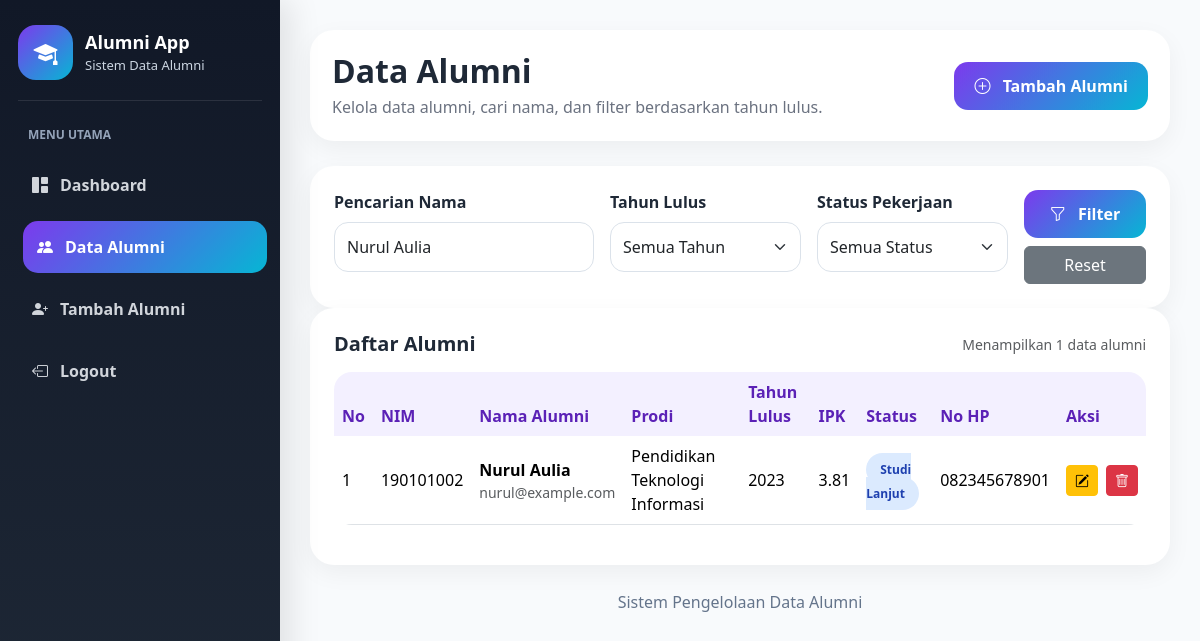
Page /alumni.php?nama=Nurul Aulia on the committed database.
### tables this page shows
CREATE TABLE `alumni` (
  `id_alumni` int(11) NOT NULL,
  `nim` varchar(30) NOT NULL,
  `nama_lengkap` varchar(120) NOT NULL,
  `jenis_kelamin` enum('Laki-laki','Perempuan') NOT NULL,
  `tempat_lahir` varchar(80) DEFAULT NULL,
  `tanggal_lahir` date DEFAULT NULL,
  `program_studi` varchar(100) NOT NULL,
  `fakultas` varchar(100) DEFAULT NULL,
  `tahun_masuk` year(4) DEFAULT NULL,
  `tahun_lulus` year(4) NOT NULL,
  `ipk` decimal(3,2) DEFAULT NULL,
  `email` varchar(100) DEFAULT NULL,
  `no_hp` varchar(20) DEFAULT NULL,
  `alamat` text DEFAULT NULL,
  `status_pekerjaan` enum('Bekerja','Wirausaha','Studi Lanjut','Belum Bekerja') DEFAULT 'Belum Bekerja',
  `created_at` timestamp NOT NULL DEFAULT current_timestamp(),
  `updated_at` timestamp NOT NULL DEFAULT current_timestamp() ON UPDATE current_timestamp()
);

### alumni.php (the view, shortened to what this page needs)
<?php
$conn = mysqli_connect(
    "localhost",
    "root",
    "",
    "db_alumni"
);
$nama = $_GET['nama'] ?? '';
$nama = mysqli_real_escape_string($conn, $nama);
$sql = "SELECT * FROM alumni WHERE 1=1";
if (!empty($nama)) {
    $sql .= " AND nama_lengkap LIKE '%$nama%'";
}
$sql .= " ORDER BY id_alumni DESC";
$query = mysqli_query($conn, $sql);
$total_data = mysqli_num_rows($query);
?>
<!DOCTYPE html>
<html lang="id">
<head>
    <link href="https://cdn.jsdelivr.net/npm/bootstrap@5.3.3/dist/css/bootstrap.min.css" rel="stylesheet">
    <link href="https://cdn.jsdelivr.net/npm/bootstrap-icons@1.11.3/font/bootstrap-icons.css" rel="stylesheet">
    <link href="assets/css/style.css" rel="stylesheet">
</head>
<body>
<div class="app-wrapper">
    <aside class="sidebar">
        <div class="brand-box">
            <div class="brand-icon">
                <i class="bi bi-mortarboard-fill"></i>
            </div>
            <div>
                <p class="brand-title">Alumni App</p>
                <p class="brand-subtitle">Sistem Data Alumni</p>
            </div>
        </div>
        <p class="menu-label">Menu Utama</p>
        <ul class="sidebar-menu">
            <li>
                <a href="dashboard.php">
                    <i class="bi bi-grid-1x2-fill"></i>
                    Dashboard
                </a>
            </li>
            <li>
                <a href="alumni.php" class="active">
                    <i class="bi bi-people-fill"></i>
                    Data Alumni
                </a>
            </li>
            <li>
                <a href="tambah-alumni.php">
                    <i class="bi bi-person-plus-fill"></i>
                    Tambah Alumni
                </a>
            </li>
            <li>
                <a href="index.php">
                    <i class="bi bi-box-arrow-left"></i>
                    Logout
                </a>
            </li>
        </ul>
    </aside>
    <main class="main-content">
        <div class="topbar">
            <div>
                <h1 class="page-title">Data Alumni</h1>
                <p class="page-subtitle">
                    Kelola data alumni, cari nama, dan filter berdasarkan tahun lulus.
                </p>
            </div>
            <a href="tambah-alumni.php" class="btn btn-main">
                <i class="bi bi-plus-circle me-2"></i>
                Tambah Alumni
            </a>
        </div>
        <section class="filter-box">
            <form method="GET">
                <div class="row g-3">
                    <div class="col-lg-4">
                        <label class="form-label">Pencarian Nama</label>
                        <input
                            type="text"
                            name="nama"
                            class="form-control"
                            placeholder="Cari nama alumni"
                            value="<?= htmlspecialchars($nama); ?>"
                        >
                    </div>
                     <div class="col-lg-3">
                        <label class="form-label">Tahun Lulus</label>
                        <select name="tahun_lulus" class="form-select">
                            <option value="">Semua Tahun</option>
                        </select>
                    </div>
                    <div class="col-lg-3">
                        <label class="form-label">
                            Status Pekerjaan
                        </label>
                        <select name="status" class="form-select">
                            <option value="">Semua Status</option>
                        </select>
                    </div>
                    <div class="col-lg-2 d-flex align-items-end">
                        <div class="w-100">
                            <button type="submit" class="btn btn-main w-100 mb-2">
                                <i class="bi bi-funnel me-2"></i>
                                Filter
                            </button>
                            <a href="alumni.php" class="btn btn-secondary w-100">
                                Reset
                            </a>
                        </div>
                    </div>
                </div>
            </form>
        </section>
        <section class="content-card">
            <div class="d-flex justify-content-between align-items-center mb-3 flex-wrap gap-2">
                <h2 class="card-heading mb-0">
                    Daftar Alumni
                </h2>
                <span class="text-muted small">
                    Menampilkan <?= $total_data ?> data alumni
                </span>
            </div>
            <div class="table-responsive">
                <table class="table table-hover align-middle">
                    <thead>
                        <tr>
                            <th>No</th>
                            <th>NIM</th>
                            <th>Nama Alumni</th>
                            <th>Prodi</th>
                            <th>Tahun Lulus</th>
                            <th>IPK</th>
                            <th>Status</th>
                            <th>No HP</th>
                            <th>Aksi</th>
                        </tr>
                    </thead>
                    <tbody>
                    <?php
                    $no = 1;
                    if(mysqli_num_rows($query) > 0):
                    while($data = mysqli_fetch_assoc($query)):
                    ?>
                    <tr>
                        <td><?= $no++; ?></td>
                        <td><?= htmlspecialchars($data['nim']); ?></td>
                        <td>
                            <strong>
                                <?= htmlspecialchars($data['nama_lengkap']); ?>
                            </strong>
                            <div class="text-muted small">
                                <?= htmlspecialchars($data['email']); ?>
                            </div>
                        </td>
                        <td><?= htmlspecialchars($data['program_studi']); ?></td>
                        <td><?= htmlspecialchars($data['tahun_lulus']); ?></td>
                        <td><?= htmlspecialchars($data['ipk']); ?></td>
                        <td>
                            <?php
                            if($data['status_pekerjaan']=="Bekerja"){
                                echo '<span class="badge-status badge-bekerja">Bekerja</span>';
                            }
                            elseif($data['status_pekerjaan']=="Wirausaha"){
                                echo '<span class="badge-status badge-wirausaha">Wirausaha</span>';
                            }
                            elseif($data['status_pekerjaan']=="Studi Lanjut"){
                                echo '<span class="badge-status badge-studi">Studi Lanjut</span>';
                            }
                            else{
                                echo '<span class="badge-status badge-belum">Belum Bekerja</span>';
                            }
                            ?>
                        </td>
                        <td><?= htmlspecialchars($data['no_hp']); ?></td>
                        <td>
                            <div class="action-buttons">
                                <a
                                    href="edit-alumni.php?id=<?= $data['id_alumni']; ?>"
                                    class="btn btn-sm btn-warning"
                                >
                                    <i class="bi bi-pencil-square"></i>
                                </a>
                                <a
                                    href="hapus-alumni.php?id=<?= $data['id_alumni']; ?>"
                                    class="btn btn-sm btn-danger"
                                    onclick="return confirm('Yakin ingin menghapus data ini?')"
                                >
                                    <i class="bi bi-trash"></i>
                                </a>
                            </div>
                        </td>
                    </tr>
                    <?php
                    endwhile;
                    endif; ?>
                    </tbody>
                </table>
            </div>
        </section>
        <p class="footer-note">
            Sistem Pengelolaan Data Alumni
        </p>
    </main>
</div>
</body>
</html>

### assets/css/style.css (style rules this page uses)
:root { --primary:#7c3aed; --primary-dark:#5b21b6; --secondary:#111827; --soft-blue:#f3f0ff; --soft-gray:#f8fafc; --text-dark:#1f2937; --text-muted:#6b7280; --border:#e5e7eb; --success:#10b981; --warning:#f59e0b; --danger:#ef4444; --info:#06b6d4; }
* { margin:0; padding:0; box-sizing:border-box; }
body { font-family:"Segoe UI",sans-serif; background:var(--soft-gray); color:var(--text-dark); }
a { text-decoration:none; }
.app-wrapper { display:flex; min-height:100vh; }
.sidebar { width:280px; background:linear-gradient( 180deg, #111827, #1f2937 ); position:fixed; top:0; left:0; min-height:100vh; padding:25px 18px; box-shadow:10px 0 30px rgba(0,0,0,.1); }
.brand-box { display:flex; align-items:center; gap:12px; margin-bottom:25px; padding-bottom:20px; border-bottom:1px solid rgba(255,255,255,.1); }
.brand-icon { width:55px; height:55px; border-radius:18px; background:linear-gradient( 135deg, #7c3aed, #06b6d4 ); color:white; display:flex; justify-content:center; align-items:center; font-size:24px; }
.brand-title { color:white; font-weight:800; margin-bottom:0; font-size:18px; }
.brand-subtitle { color:#cbd5e1; margin-bottom:0; font-size:13px; }
.menu-label { color:#94a3b8; text-transform:uppercase; font-size:12px; font-weight:700; margin:15px 10px; }
.sidebar-menu { list-style:none; padding:0; }
.sidebar-menu li { margin-bottom:10px; }
.sidebar-menu a { display:flex; align-items:center; gap:12px; padding:14px; color:#d1d5db; border-radius:15px; transition:.3s; font-weight:600; }
.sidebar-menu a:hover, .sidebar-menu a.active { background:linear-gradient( 135deg, #7c3aed, #06b6d4 ); color:white; transform:translateX(5px); }
.main-content { margin-left:280px; width:100%; padding:30px; }
.topbar { background:white; border-radius:24px; padding:22px; margin-bottom:25px; display:flex; justify-content:space-between; align-items:center; box-shadow:0 8px 25px rgba(0,0,0,.05); }
.page-title { font-size:32px; font-weight:800; margin-bottom:5px; }
.page-subtitle { color:var(--text-muted); margin-bottom:0; }
.stat-card, .content-card, .filter-box { background:white; border-radius:24px; padding:24px; box-shadow:0 8px 25px rgba(0,0,0,.05); border:none; }
.table { border-radius:18px; overflow:hidden; }
.table thead th { background:#f3f0ff; color:#5b21b6; font-weight:800; border:none; }
.table tbody tr { transition:.3s; }
.badge-status { padding:8px 14px; border-radius:999px; font-size:12px; font-weight:700; }
.badge-studi { background:#dbeafe; color:#1e40af; }
.btn-main { background:linear-gradient( 135deg, #7c3aed, #06b6d4 ); color:white; border:none; border-radius:14px; padding:12px 20px; font-weight:700; transition:.3s; }
.form-control, .form-select { border-radius:14px; padding:12px; border:1px solid #dbe2ea; }
.form-label { font-weight:700; }
.card-heading { font-size:20px; font-weight:800; margin-bottom:20px; }
.action-buttons { display:flex; gap:8px; }
.footer-note { text-align:center; color:#64748b; padding:25px; }
.stat-card, .content-card, .filter-box, .topbar { animation:fadeUp .5s ease; }

### rows in the picture
alumni: nim "190101002", nama_lengkap "Nurul Aulia", email "nurul@example.com", program_studi "Pendidikan Teknologi Informasi", tahun_lulus "2023", ipk "3.81", status_pekerjaan "Studi Lanjut", no_hp "082345678901"

### other values in the picture
$total_data "1"
